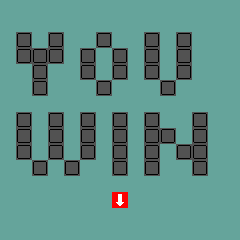

This is a level from a 2D game, rendered from its Tiled map with the project's own tilesets. A one-line summary and the complete map file follow:
An orthogonal 15x15 tile map with 16x16 px tiles, 1 tile layer (Tile Layer 1).

<map version="1.5" tiledversion="1.6.0" orientation="orthogonal" renderorder="right-down" width="15" height="15" tilewidth="16" tileheight="16" infinite="0" nextlayerid="2" nextobjectid="1">
 <editorsettings>
  <export target="../level/winner.lua" format="lua" />
 </editorsettings>
 <tileset firstgid="1" source="tileset.tsx" />
 <layer id="1" name="Tile Layer 1" width="15" height="15">
  <data encoding="csv">
2,2,2,2,2,2,2,2,2,2,2,2,2,2,2,
2,2,2,2,2,2,2,2,2,2,2,2,2,2,2,
2,3,2,3,2,2,3,2,2,3,2,3,2,2,2,
2,3,3,3,2,3,2,3,2,3,2,3,2,2,2,
2,2,3,2,2,3,2,3,2,3,2,3,2,2,2,
2,2,3,2,2,2,3,2,2,2,3,2,2,2,2,
2,2,2,2,2,2,2,2,2,2,2,2,2,2,2,
2,3,2,3,2,3,2,3,2,3,2,2,3,2,2,
2,3,2,3,2,3,2,3,2,3,3,2,3,2,2,
2,3,2,3,2,3,2,3,2,3,2,3,3,2,2,
2,2,3,2,3,2,2,3,2,3,2,2,3,2,2,
2,2,2,2,2,2,2,2,2,2,2,2,2,2,2,
2,2,2,2,2,2,2,9,2,2,2,2,2,2,2,
2,2,2,2,2,2,2,2,2,2,2,2,2,2,2,
2,2,2,2,2,2,2,2,2,2,2,2,2,2,2
</data>
 </layer>
</map>
